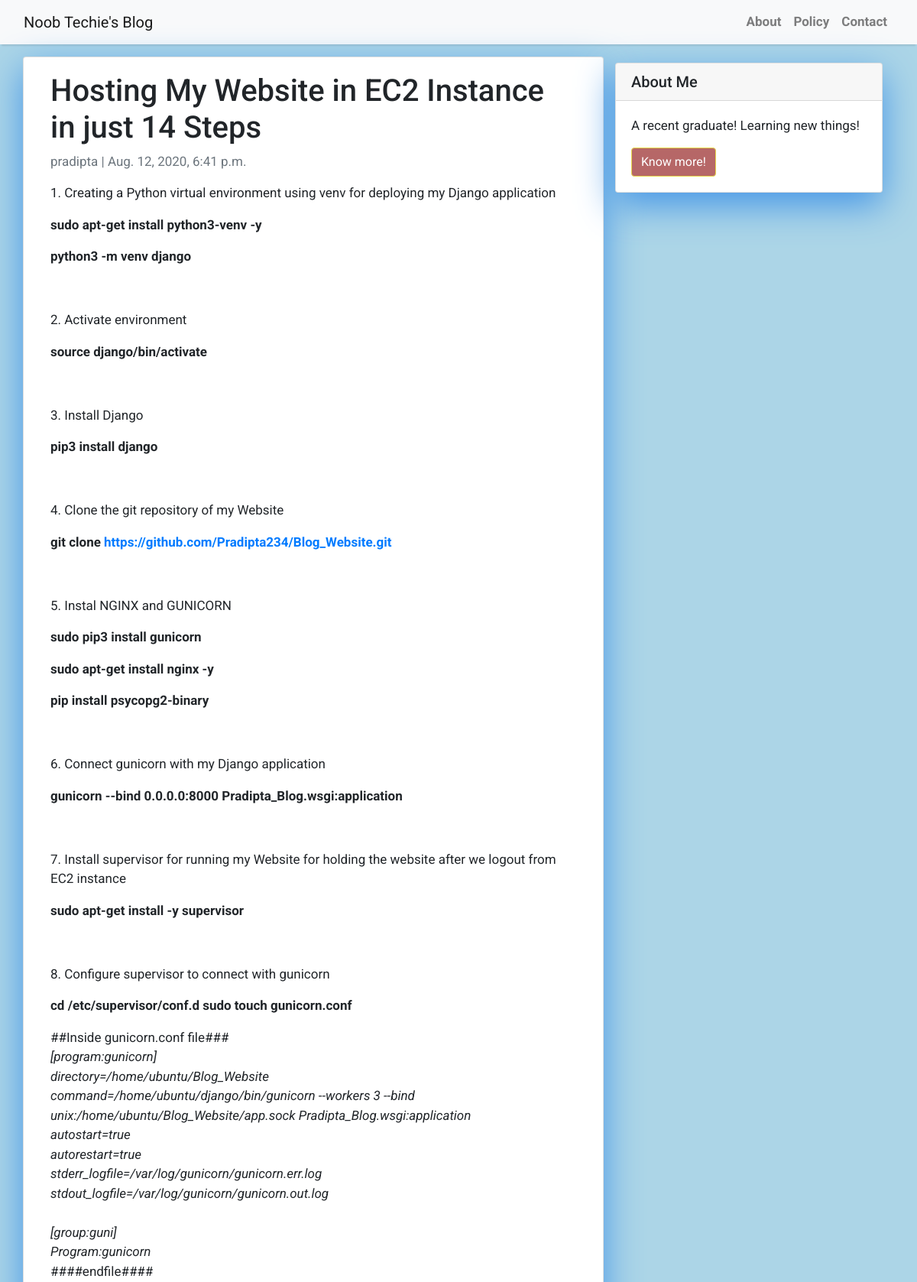
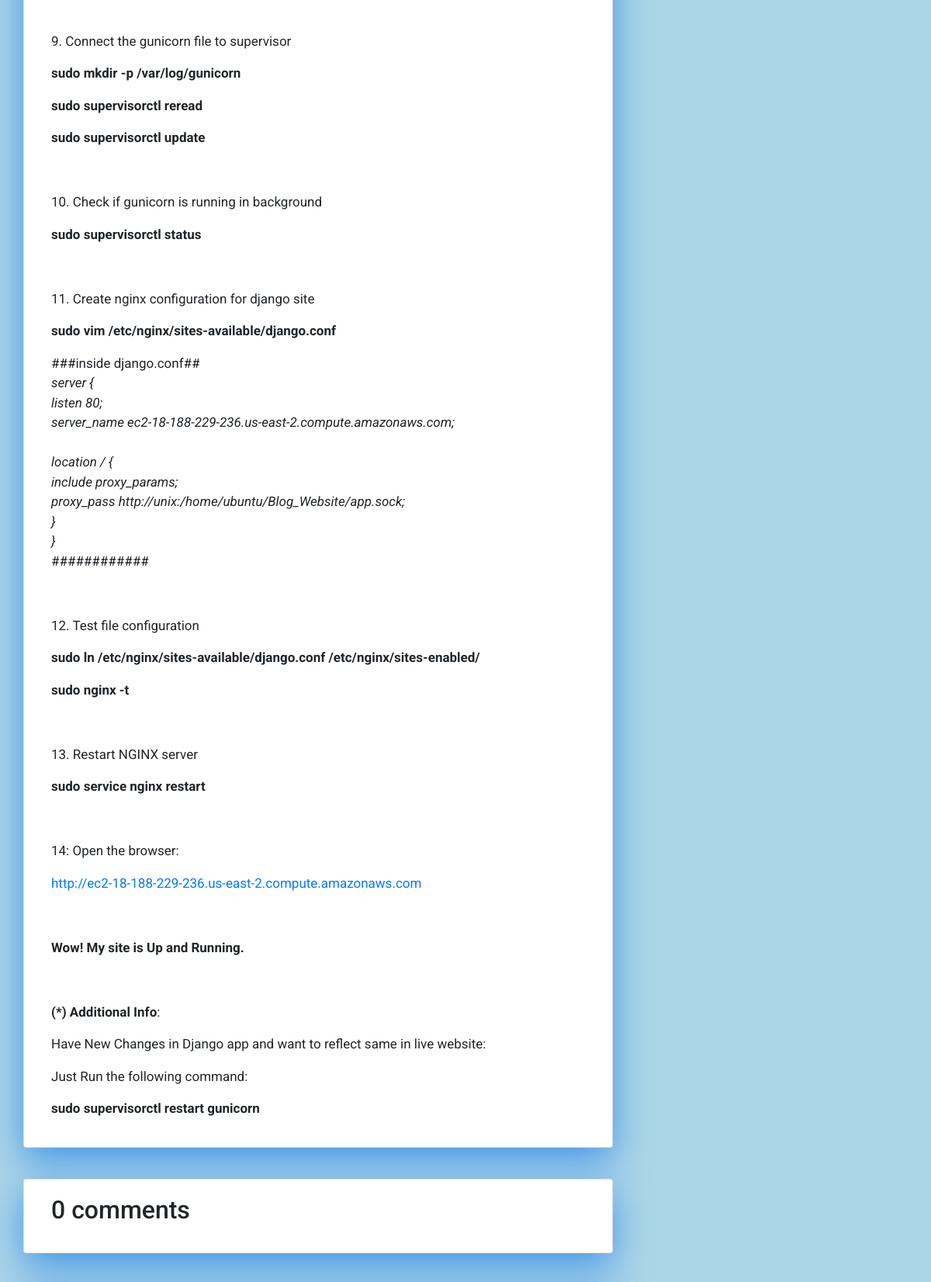
Page /hosting-my-website-ec2-instance-just-14-steps/ (upper part) on the committed database (2 pictures, top to bottom).
### blog/models.py (models this page shows, shortened)
class Post(models.Model):
    title = models.CharField(max_length=200, unique=True)
    slug = models.SlugField(max_length=200, unique=True)
    author = models.ForeignKey(User, on_delete= models.CASCADE,related_name='blog_posts')
    updated_on = models.DateTimeField(auto_now= True)
    content = models.TextField()
    created_on = models.DateTimeField(auto_now_add=True)
    status = models.IntegerField(choices=STATUS, default=0)
    class Meta:
        ordering = ['-created_on']

### blog/views.py (the view)
# urls.py: path('<slug:slug>/', views.post_detail, name='post_detail'),
def post_detail(request, slug):
    template_name = "post_detail.html"
    post = get_object_or_404(Post, slug=slug)
    comments = post.comments.filter(active=True).order_by("-created_on")
    new_comment = None
    if request.method == "POST":
        comment_form = CommentForm(data=request.POST)
        if comment_form.is_valid():
            new_comment = comment_form.save(commit=False)
            new_comment.post = post
            new_comment.save()
    else:
        comment_form = CommentForm()
    return render(
        request,
        template_name,
        {
            "post": post,
            "comments": comments,
            "new_comment": new_comment,
            "comment_form": comment_form,
        },
    )

### templates/post_detail.html (shortened to what this page needs)
{% extends 'base.html' %} {% block content %}
{% load crispy_forms_tags %}
<div class="container">
  <div class="row">
    <div class="col-md-8 card mb-4  mt-3 left  top">
      <div class="card-body">
        <h1>{% block title %} {{ post.title }} {% endblock title %}</h1>
        <p class=" text-muted">{{ post.author }} | {{ post.created_on }}</p>
        <p class="card-text ">{{ post.content | safe }}</p>
      </div>
    </div>
    {% block sidebar %} {% include 'sidebar.html' %} {% endblock sidebar %}
    <div class="col-md-8 card mb-4  mt-3 ">
      <div class="card-body">
        {% with comments.count as total_comments %}
        <h2>{{ total_comments }} comments</h2>
          {% endwith %}
      </div>
    </div>
  </div>
</div>
{% endblock content %}

### templates/base.html (style rules this page uses)
body { font-family: "Roboto", sans-serif; font-size: 17px; background-color: #acd5e7; }

### templates/sidebar.html (style rules this page uses)
.card { box-shadow: 0 16px 48px #4496e7; }

### rows in the picture
Post: title "Hosting My Website in EC2 Instance in just 14 Steps", author "pradipta", created_on "Aug. 12, 2020, 6:41 p.m.", content "1. Creating a Python virtual environment using venv for deploying my Django application sudo apt-get install python3-venv -y python3 -m venv django 2. Activate environment source django/bin/activate 3. Install Django pip3 install django 4. Clone the git repository of my Website git clone https://github.com/Pradipta234/Blog_Website.git 5. Instal NGINX and GUNICORN sudo pip3 install gunicorn sudo apt-get install nginx -y pip install psycopg2-binary 6. Connect gunicorn with my Django application gunicorn --bind 0.0.0.0:8000 Pradipta_Blog.wsgi:application 7. Install supervisor for running my Website for holding the website after we logout from EC2 instance sudo apt-get install -y supervisor 8.…"

### other values in the picture
{{ total_comments }} "0"
